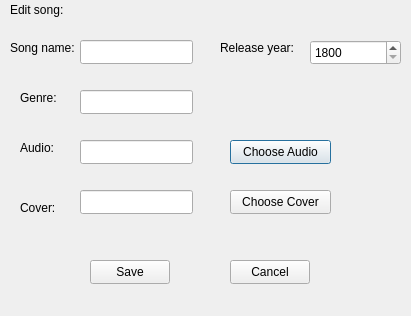
<?xml version="1.0" encoding="UTF-8"?>
<ui version="4.0">
 <class>EditSongDialog</class>
 <widget class="QDialog" name="EditSongDialog">
  <property name="geometry">
   <rect>
    <x>0</x>
    <y>0</y>
    <width>411</width>
    <height>316</height>
   </rect>
  </property>
  <property name="windowTitle">
   <string>Dialog</string>
  </property>
  <widget class="QLabel" name="label">
   <property name="geometry">
    <rect>
     <x>10</x>
     <y>40</y>
     <width>71</width>
     <height>16</height>
    </rect>
   </property>
   <property name="text">
    <string>Song name:</string>
   </property>
  </widget>
  <widget class="QLabel" name="label_2">
   <property name="geometry">
    <rect>
     <x>220</x>
     <y>40</y>
     <width>91</width>
     <height>16</height>
    </rect>
   </property>
   <property name="text">
    <string>Release year:</string>
   </property>
  </widget>
  <widget class="QLabel" name="label_3">
   <property name="geometry">
    <rect>
     <x>20</x>
     <y>140</y>
     <width>49</width>
     <height>16</height>
    </rect>
   </property>
   <property name="text">
    <string>Audio:</string>
   </property>
  </widget>
  <widget class="QLabel" name="label_4">
   <property name="geometry">
    <rect>
     <x>20</x>
     <y>200</y>
     <width>49</width>
     <height>16</height>
    </rect>
   </property>
   <property name="text">
    <string>Cover:</string>
   </property>
  </widget>
  <widget class="QLabel" name="label_5">
   <property name="geometry">
    <rect>
     <x>20</x>
     <y>90</y>
     <width>49</width>
     <height>16</height>
    </rect>
   </property>
   <property name="text">
    <string>Genre:</string>
   </property>
  </widget>
  <widget class="QLineEdit" name="songNameLineEdit">
   <property name="geometry">
    <rect>
     <x>80</x>
     <y>40</y>
     <width>113</width>
     <height>24</height>
    </rect>
   </property>
  </widget>
  <widget class="QLineEdit" name="genreLineEdit">
   <property name="geometry">
    <rect>
     <x>80</x>
     <y>90</y>
     <width>113</width>
     <height>24</height>
    </rect>
   </property>
  </widget>
  <widget class="QLineEdit" name="audioPathLineEdit">
   <property name="geometry">
    <rect>
     <x>80</x>
     <y>140</y>
     <width>113</width>
     <height>24</height>
    </rect>
   </property>
   <property name="readOnly">
    <bool>true</bool>
   </property>
  </widget>
  <widget class="QLineEdit" name="coverPathLineEdit">
   <property name="geometry">
    <rect>
     <x>80</x>
     <y>190</y>
     <width>113</width>
     <height>24</height>
    </rect>
   </property>
   <property name="readOnly">
    <bool>true</bool>
   </property>
  </widget>
  <widget class="QSpinBox" name="releaseYearSpinBox">
   <property name="geometry">
    <rect>
     <x>310</x>
     <y>40</y>
     <width>91</width>
     <height>25</height>
    </rect>
   </property>
   <property name="minimum">
    <number>1800</number>
   </property>
   <property name="maximum">
    <number>2027</number>
   </property>
  </widget>
  <widget class="QPushButton" name="chooseAudioButton">
   <property name="geometry">
    <rect>
     <x>230</x>
     <y>140</y>
     <width>101</width>
     <height>24</height>
    </rect>
   </property>
   <property name="text">
    <string>Choose Audio</string>
   </property>
  </widget>
  <widget class="QPushButton" name="chooseCoverButton">
   <property name="geometry">
    <rect>
     <x>230</x>
     <y>190</y>
     <width>101</width>
     <height>24</height>
    </rect>
   </property>
   <property name="text">
    <string>Choose Cover</string>
   </property>
  </widget>
  <widget class="QPushButton" name="cancelButton">
   <property name="geometry">
    <rect>
     <x>230</x>
     <y>260</y>
     <width>80</width>
     <height>24</height>
    </rect>
   </property>
   <property name="text">
    <string>Cancel</string>
   </property>
  </widget>
  <widget class="QPushButton" name="saveButton">
   <property name="geometry">
    <rect>
     <x>90</x>
     <y>260</y>
     <width>80</width>
     <height>24</height>
    </rect>
   </property>
   <property name="text">
    <string>Save</string>
   </property>
  </widget>
  <widget class="QLabel" name="label_6">
   <property name="geometry">
    <rect>
     <x>10</x>
     <y>0</y>
     <width>91</width>
     <height>20</height>
    </rect>
   </property>
   <property name="text">
    <string>Edit song:</string>
   </property>
  </widget>
 </widget>
 <resources/>
 <connections/>
</ui>
